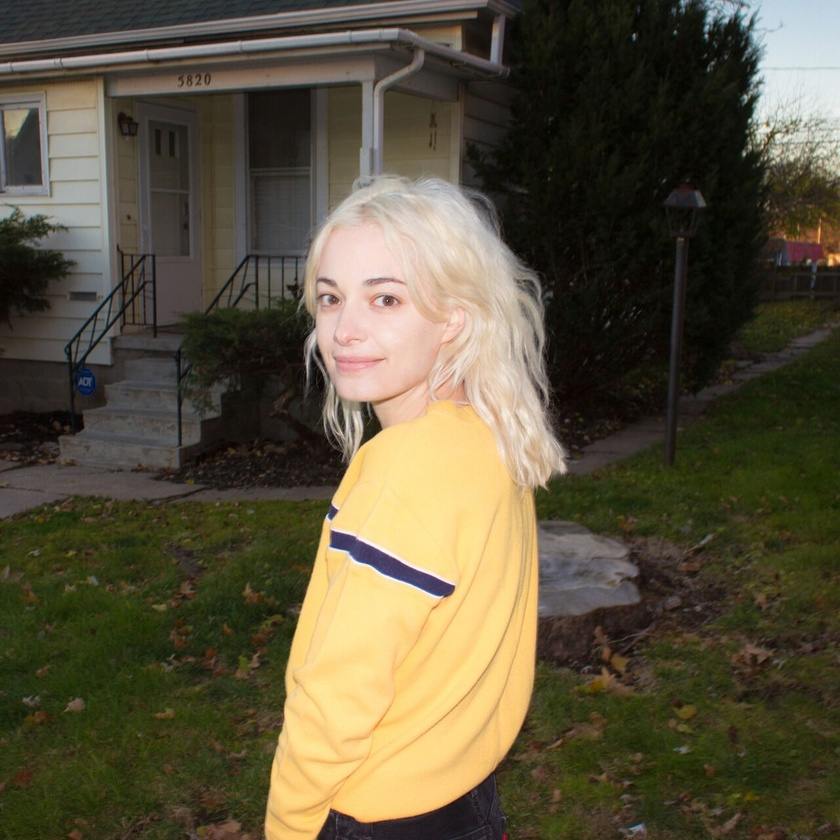
//> input picture PrimerParcial/Tareas/Tarea2/Offset/Emma.jpeg, 840 x 840 px, shrunk from 1280 x 1280 before the run
$ ./Offset Emma.jpeg 3 3 InnerSpeaker.jpg   (built with g++ and OpenCV 4)
//> lines starting //> are read from the running program, lines starting //| are printed output that depends on the picture
#include <opencv2/opencv.hpp>
#include <stdio.h>

using namespace std;
using namespace cv;

int main(int argc, char **argv)
{
    int i, j;
    if (argc != 5)
    {
        printf("Pasar 1 imagen y 2 offsets y el nombre destino como parámetros\n");
        return -1;
    }

    cv::Mat image = cv::imread(argv[1]);
//> image is the input picture: 840 rows x 840 cols, CV_8UC3; mean B, G, R 61.7, 83.6, 91.5
    cv::Mat result(image.rows, image.cols, CV_8UC3, cv::Scalar(0));

    int nf = image.rows, nc = image.cols, canales = image.channels();
//> nf = 840; nc = 840; canales = 3

    int offsetX = stoi(argv[2]), offsetY = stoi(argv[3]);
//> offsetX = 3; offsetY = 3
    int jTemp;

    if (abs(offsetX) > nc)
    {
        printf("Pasar un offsetX entre %d %d\n", -nc, nc);
        return -1;
    }
    if (abs(offsetY) > nf)
    {
        printf("Pasar un offsetY entre %d %d\n", -nf, nf);
        return -1;
    }

    if (offsetY > 0)
        jTemp = nf - offsetY;
//> jTemp = 837
    else
        jTemp = -1 * offsetY;

    for (j = 0; j < nf; j++)
    {

        if (jTemp == nf)
            jTemp = 0;

        uchar *res = result.ptr<uchar>(j);
        uchar *A = image.ptr<uchar>(jTemp);

        for (i = 0; i < nc * canales; i += canales)
        {
            if (offsetX > 0)
            {
                *(res + i + offsetX * 3) = *(A + i);
                *(res + i + 1 + offsetX * 3) = *(A + i + 1);
                *(res + i + 2 + offsetX * 3) = *(A + i + 2);
            }
            else
            {
                *(res + i) = *(A + i - offsetX * 3);
                *(res + i + 1) = *(A + i + 1 - offsetX * 3);
                *(res + i + 2) = *(A + i + 2 - offsetX * 3);
            }
        }
        jTemp++;
    }
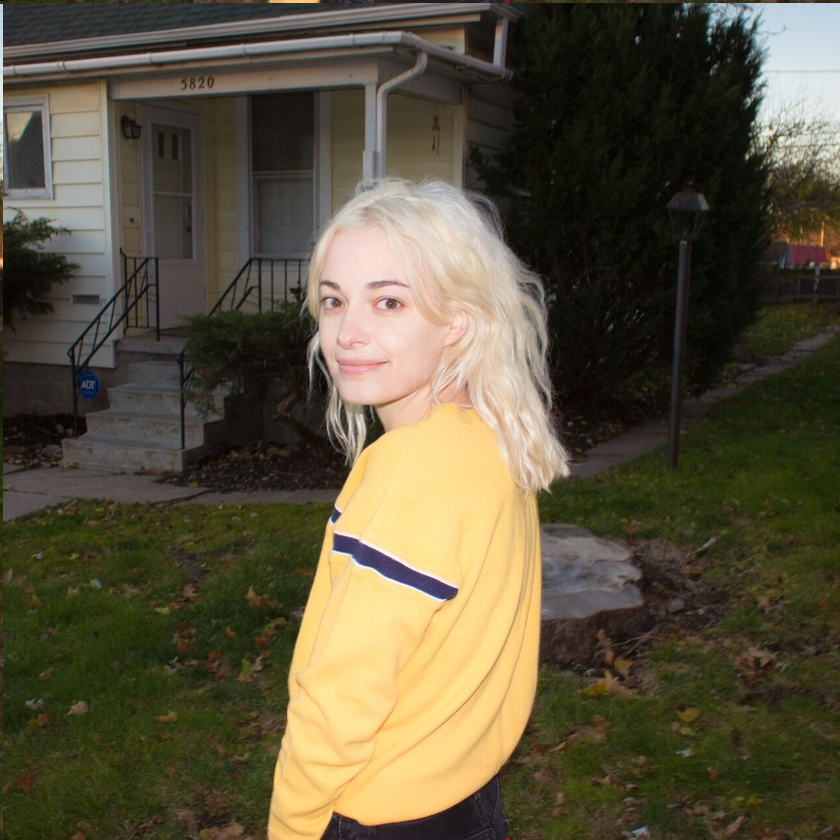
//> result: 840 rows x 840 cols, CV_8UC3; mean B, G, R 61.7, 83.6, 91.5
//> after the loop, jTemp = 837

    string name = argv[4];
//> name = "InnerSpeaker.jpg"
    string pathName = name + ".png";
//> pathName = "InnerSpeaker.jpg.png"

    cv::imwrite(pathName, result);

    return 0;
}

$ run again, on PrimerParcial/Tareas/Tarea2/Offset/Ofset.png
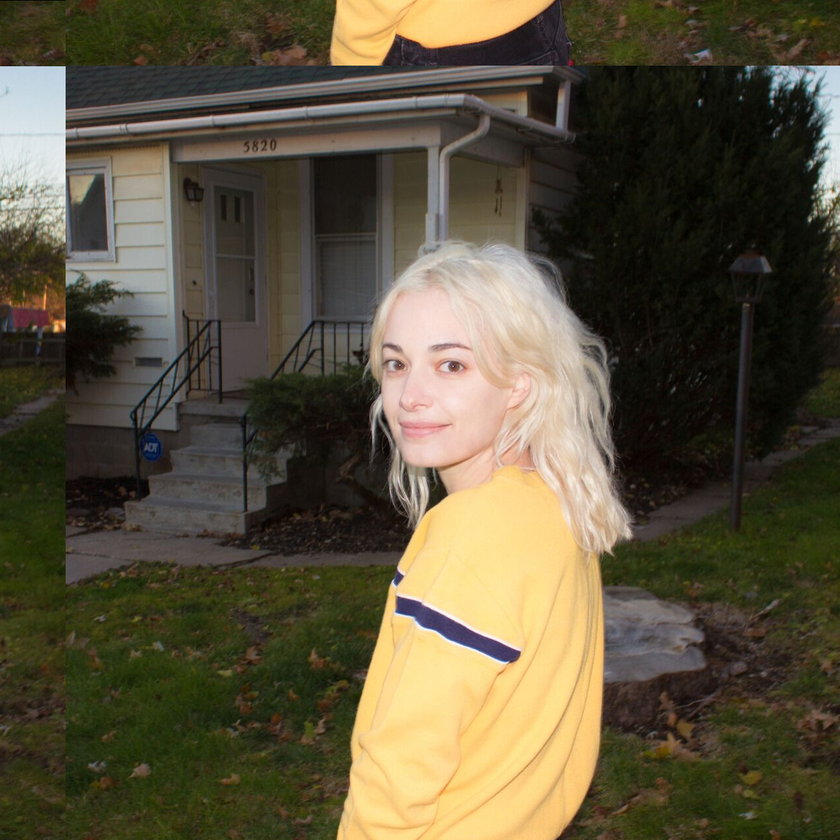
//> input picture PrimerParcial/Tareas/Tarea2/Offset/Ofset.png, 840 x 840 px, shrunk from 1280 x 1280 before the run
//> image is the input picture: 840 rows x 840 cols, CV_8UC3; mean B, G, R 61.8, 83.5, 91.5
//> offsetX = 3
//> `jTemp = nf - offsetY;`: jTemp = 837
//> after the loop `for (j = 0; j < nf; j++)`:
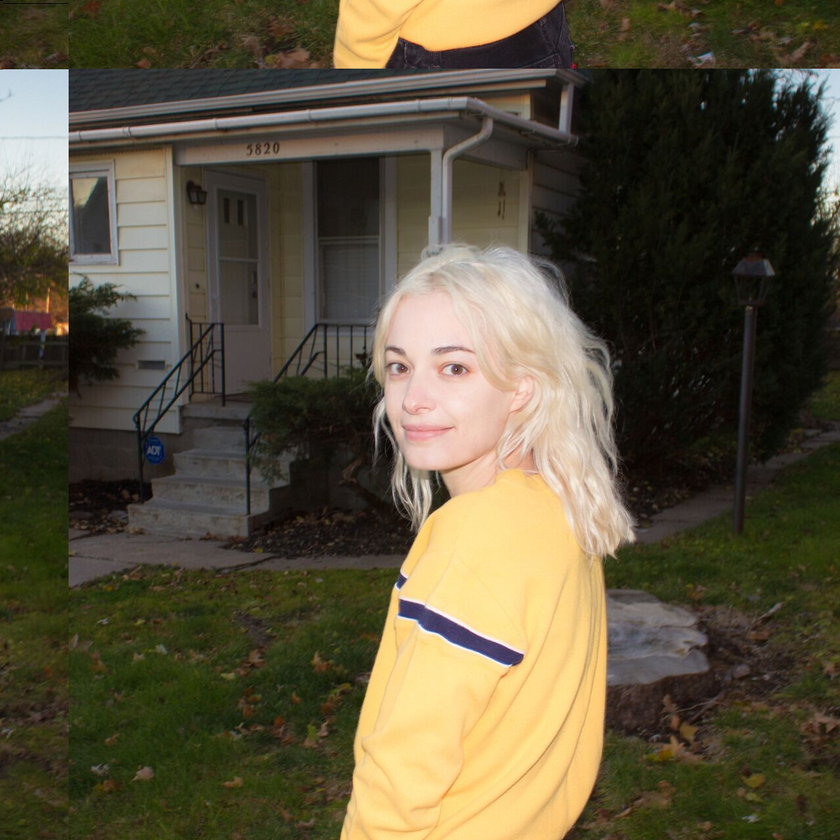
//> result: 840 rows x 840 cols, CV_8UC3; mean B, G, R 61.8, 83.5, 91.5
//> name = "Ofset.png"
//> pathName = "Ofset.png.png"

$ run again, on PrimerParcial/Tareas/Tarea2/Offset/im2.jpg
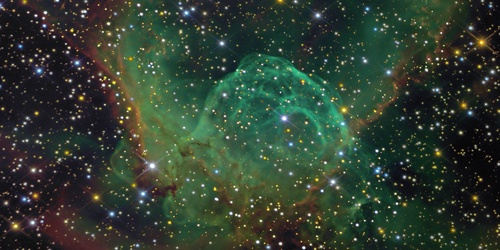
//> input picture PrimerParcial/Tareas/Tarea2/Offset/im2.jpg, 500 x 250 px
//> image is the input picture: 250 rows x 500 cols, CV_8UC3; mean B, G, R 49.4, 62.5, 48.9
//> offsetX = 3
//> `jTemp = nf - offsetY;`: jTemp = 247
//> after the loop `for (j = 0; j < nf; j++)`:
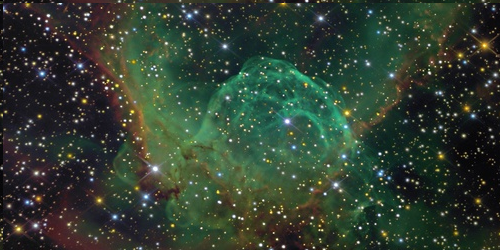
//> result: 250 rows x 500 cols, CV_8UC3; mean B, G, R 49.4, 62.5, 48.9
//> name = "im2.jpg"
//> pathName = "im2.jpg.png"
